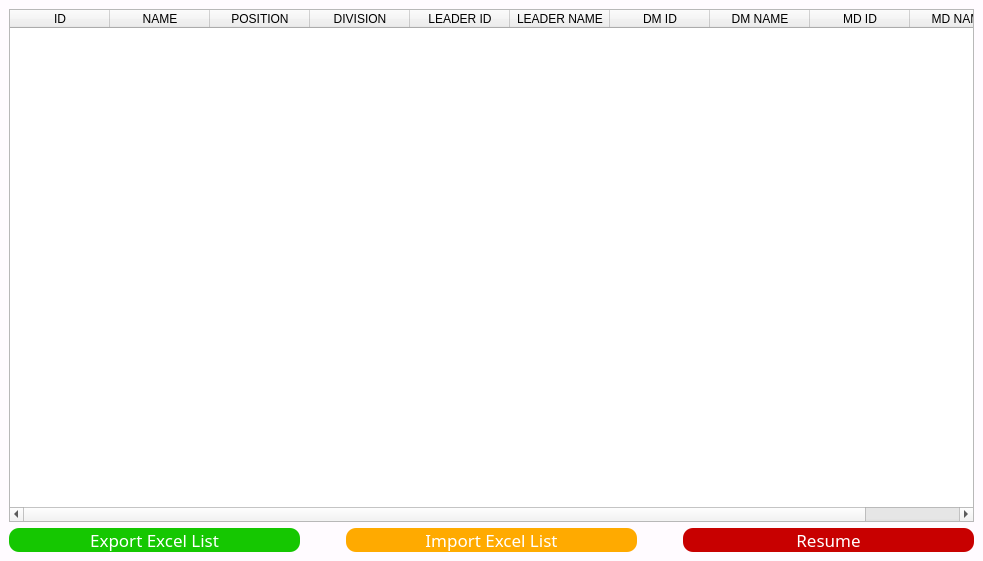
<?xml version="1.0" encoding="UTF-8"?>
<ui version="4.0">
 <class>TeamStructure</class>
 <widget class="QMainWindow" name="TeamStructure">
  <property name="geometry">
   <rect>
    <x>0</x>
    <y>0</y>
    <width>983</width>
    <height>561</height>
   </rect>
  </property>
  <property name="windowTitle">
   <string>Steam Structure</string>
  </property>
  <property name="styleSheet">
   <string notr="true">QMainWindow
{
	background-color: rgb(255, 251, 255);
}</string>
  </property>
  <widget class="QWidget" name="centralwidget">
   <layout class="QVBoxLayout" name="verticalLayout">
    <item>
     <widget class="QTableWidget" name="tableWidget">
      <property name="editTriggers">
       <set>QAbstractItemView::NoEditTriggers</set>
      </property>
      <property name="selectionBehavior">
       <enum>QAbstractItemView::SelectRows</enum>
      </property>
      <column>
       <property name="text">
        <string>ID</string>
       </property>
      </column>
      <column>
       <property name="text">
        <string>NAME</string>
       </property>
      </column>
      <column>
       <property name="text">
        <string>POSITION</string>
       </property>
      </column>
      <column>
       <property name="text">
        <string>DIVISION</string>
       </property>
      </column>
      <column>
       <property name="text">
        <string>LEADER ID</string>
       </property>
      </column>
      <column>
       <property name="text">
        <string>LEADER NAME</string>
       </property>
      </column>
      <column>
       <property name="text">
        <string>DM ID</string>
       </property>
      </column>
      <column>
       <property name="text">
        <string>DM NAME</string>
       </property>
      </column>
      <column>
       <property name="text">
        <string>MD ID</string>
       </property>
      </column>
      <column>
       <property name="text">
        <string>MD NAME</string>
       </property>
      </column>
     </widget>
    </item>
    <item>
     <layout class="QHBoxLayout" name="horizontalLayout">
      <item>
       <widget class="QPushButton" name="pushButton_2">
        <property name="styleSheet">
         <string notr="true">QPushButton

{
    font-family:Microsoft Yahei;

    font-size:13pt;
 
    color:white;

    background-color:rgb(21, 199, 1);

    border-radius:10px;

}

QPushButton:hover
{
    background-color:rgb(21, 175, 0);
    padding-left:-3px;
    padding-top:-3px;

}


QPushButton:pressed
{  
    background-color:rgb(0, 113, 0);
    padding-left:3px;
    padding-top:3px;
}</string>
        </property>
        <property name="text">
         <string>Export Excel List</string>
        </property>
       </widget>
      </item>
      <item>
       <spacer name="horizontalSpacer_2">
        <property name="orientation">
         <enum>Qt::Horizontal</enum>
        </property>
        <property name="sizeType">
         <enum>QSizePolicy::Fixed</enum>
        </property>
        <property name="sizeHint" stdset="0">
         <size>
          <width>40</width>
          <height>20</height>
         </size>
        </property>
       </spacer>
      </item>
      <item>
       <widget class="QPushButton" name="pushButton_3">
        <property name="styleSheet">
         <string notr="true">QPushButton
{
    font-family:Microsoft Yahei;
    font-size:13pt; 
    color:white;
    background-color:rgb(255, 170, 0);
    border-radius:10px;
}

QPushButton:hover
{
    background-color:rgb(230, 153, 0);
    padding-left:-3px;
    padding-top:-3px;

}

QPushButton:pressed
{
    background-color:rgb(197, 128, 0);
    padding-left:3px;
    padding-top:3px;
}</string>
        </property>
        <property name="text">
         <string>Import Excel List</string>
        </property>
       </widget>
      </item>
      <item>
       <spacer name="horizontalSpacer_3">
        <property name="orientation">
         <enum>Qt::Horizontal</enum>
        </property>
        <property name="sizeType">
         <enum>QSizePolicy::Fixed</enum>
        </property>
        <property name="sizeHint" stdset="0">
         <size>
          <width>40</width>
          <height>20</height>
         </size>
        </property>
       </spacer>
      </item>
      <item>
       <widget class="QPushButton" name="pushButton_4">
        <property name="styleSheet">
         <string notr="true">QPushButton
{
    font-family:Microsoft Yahei;
    font-size:13pt;  
    color:white;
    background-color:rgb(200, 0, 0);
    border-radius:10px;
}


QPushButton:hover
{

    background-color:rgb(176, 0, 0);
    padding-left:-3px;
    padding-top:-3px;
}


QPushButton:pressed
{
    background-color:rgb(147, 0, 0);  
    padding-left:3px;
    padding-top:3px;
    font-size:13pt;}</string>
        </property>
        <property name="text">
         <string>Resume</string>
        </property>
       </widget>
      </item>
     </layout>
    </item>
   </layout>
  </widget>
 </widget>
 <resources/>
 <connections/>
</ui>
